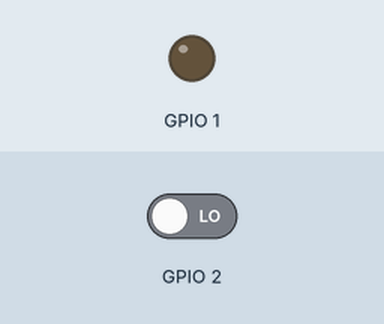
This sketch was run on a simulated ESP8266 (NodeMCU). On the bench: output pins drawn as LEDs (lit = HIGH). The inputs (shaded band) are chosen by the test bench; at power-on: GPIO 2 LOW. WiFi joins after 1.5 s; servers stay silent unless stated; what the sketch prints to the serial monitor is not drawn.

Above: at 0.1 s.
At 2.2 s:
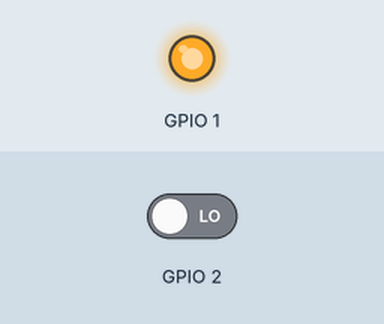
Timing chart, 0 to 3.7 s (numbered marks = the images above):
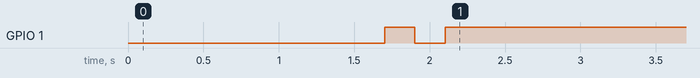

The sketch:

AudienceTrap_UDPsend.ino
```cpp
/*
  UDPSendReceive.pde:
  This sketch receives UDP message strings, prints them to the serial port
  and sends an "acknowledge" string back to the sender

  A Processing sketch is included at the end of file that can be used to send
  and received messages for testing with a computer.

  created 21 Aug 2010
  by Michael Margolis

  This code is in the public domain.

  adapted from Ethernet library examples
*/


#include <ESP8266WiFi.h>
#include <WiFiUdp.h>

#ifndef STASSID
#define STASSID "presencia"
#define STAPSK  "nownownow999"
#endif

unsigned int localPort = 6000;      // local port to listen on

boolean connectionEstablished;
boolean triggered;

// buffers for receiving and sending data
char packetBuffer[UDP_TX_PACKET_MAX_SIZE + 1]; //buffer to hold incoming packet,
char  ReplyBuffer[] = "acknowledged";       // a string to send back

WiFiUDP Udp;

void setup() {
  Serial.begin(115200);
  WiFi.mode(WIFI_STA);
  WiFi.begin(STASSID, STAPSK);
  while (WiFi.status() != WL_CONNECTED) {
    Serial.print('.');
    delay(500);
  }
  Serial.print("Connected! IP address: ");
  Serial.println(WiFi.localIP());
  Serial.printf("UDP server on port %d\n", localPort);
  Udp.begin(localPort);

  connectionEstablished = false;
  triggered = false;

  pinMode(1, OUTPUT);     // Initialize the LED_BUILTIN pin as an output
  pinMode(2, INPUT);


  // show that initialization is complete
  digitalWrite(1, LOW);
  delay(200);
  digitalWrite(1, HIGH);
  delay(200);
  digitalWrite(1, LOW);
  delay(200);
  digitalWrite(1, HIGH);

}

void loop() {
  int check = digitalRead(2);

  // if there's data available, read a packet
  int packetSize = Udp.parsePacket();
  if (packetSize) {
    Serial.printf("Received packet of size %d from %s:%d\n    (to %s:%d, free heap = %d B)\n",
                  packetSize,
                  Udp.remoteIP().toString().c_str(), Udp.remotePort(),
                  Udp.destinationIP().toString().c_str(), Udp.localPort(),
                  ESP.getFreeHeap());

    // read the packet into packetBufffer
    int n = Udp.read(packetBuffer, UDP_TX_PACKET_MAX_SIZE);
    packetBuffer[n] = 0;
    Serial.println("Contents:");
    Serial.println(packetBuffer);

    // send a reply, to the IP address and port that sent us the packet we received
    Udp.beginPacket(Udp.remoteIP(), Udp.remotePort());
    Udp.write(ReplyBuffer);
    Udp.endPacket();

    connectionEstablished = true;
  }

  if(check > 0) {
    digitalWrite(1, LOW);   // Turn the LED on (Note that LOW is the voltage level

    if(connectionEstablished && !triggered) {
      char command[] = "1";

      Udp.beginPacket(Udp.remoteIP(), Udp.remotePort());
      Udp.write(command);
      Udp.endPacket();
//      delay(2000);


    }
    triggered = true;
  } else {
    digitalWrite(1, HIGH);  // Turn the LED off by making the voltage HIGH
    triggered = false;
  }

}

/*
  test (shell/netcat):
  --------------------
	  nc -u 192.168.esp.address 8888
*/
```
